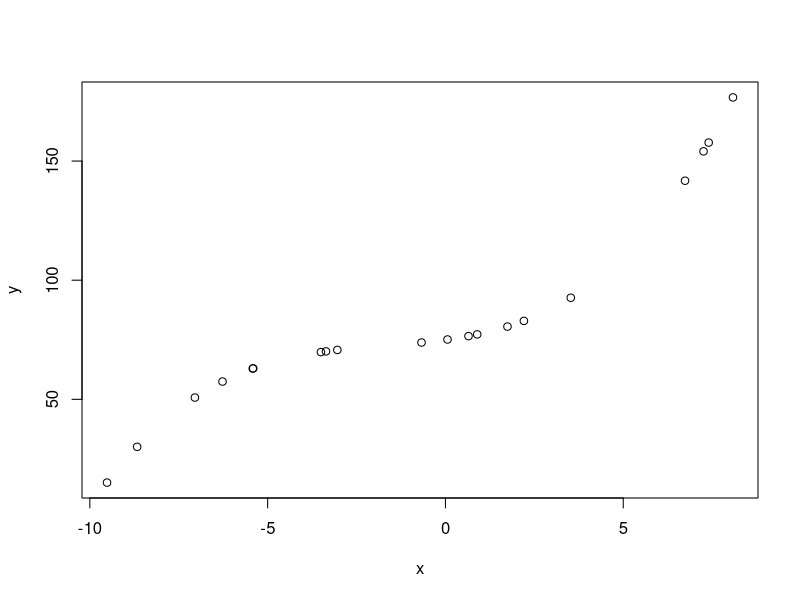
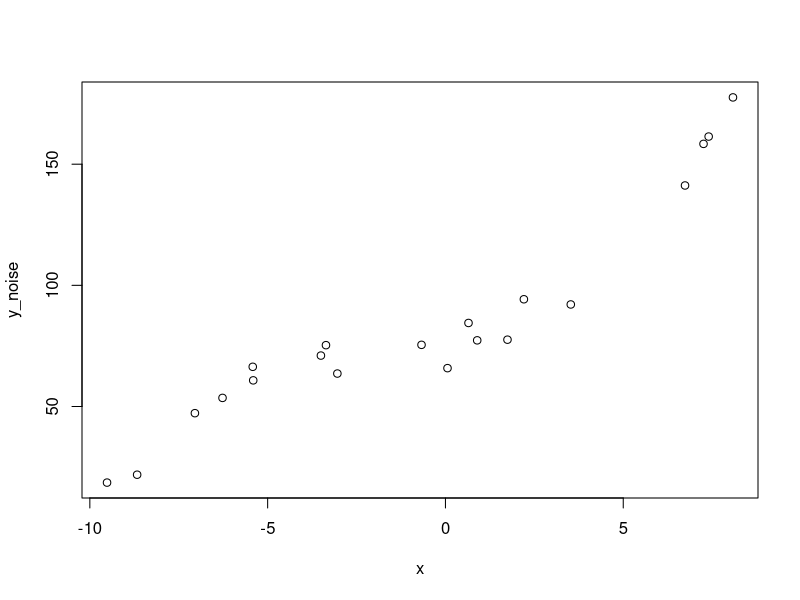
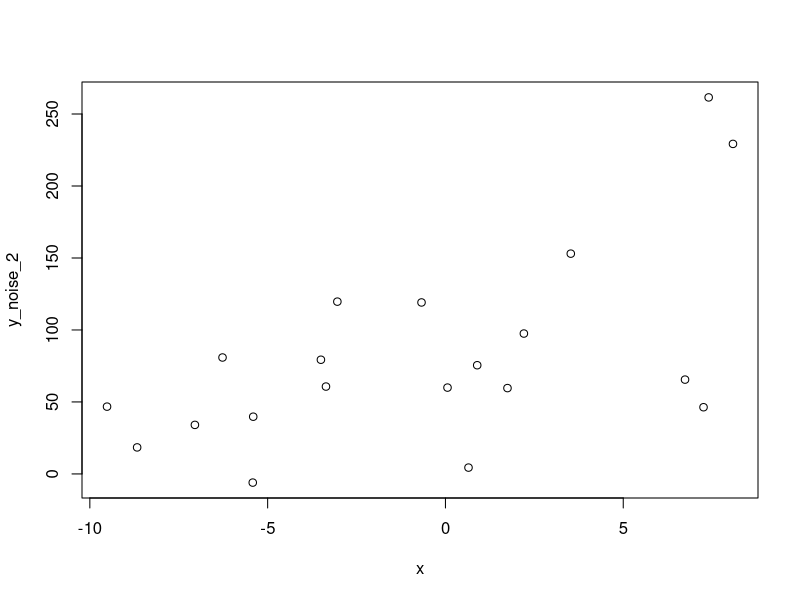

Here is the R script that generated these plots, in order:
## ---- chunk 1
knitr::opts_chunk$set(echo = TRUE)
## ---- chunk 2

vec_01 <- rnorm(10, mean = 0, sd = 1)
vec_1001 <- rnorm(10, mean = 100, sd = 1)
vec_10010 <- rnorm(10, mean = 100, sd = 10)
mean(c(vec_01, vec_1001, vec_10010))
sd(c(vec_01, vec_1001, vec_10010))


## ---- chunk 3

sample(c("heads", "tails"), 20, p = c(.5,.5), replace =T)


## ---- chunk 4

set.seed(158)
sample(c("heads", "tails"), 20, p = c(.5,.5), replace =T)


## ---- chunk 5

x <- runif(20,-10,10)

y <- 75 + 2*x + 0.5*x^2 + 0.1*x^3

plot(x,y)

noise <- rnorm(20,0,5)

y_noise <- y + noise

plot(x,y_noise)

## ---- chunk 6

noise_2 <- rnorm(20, 0, 50)

y_noise_2 <- y + noise_2

plot(x,y_noise_2)


## ---- chunk 7
cbind(y, y_noise, y_noise_2)
